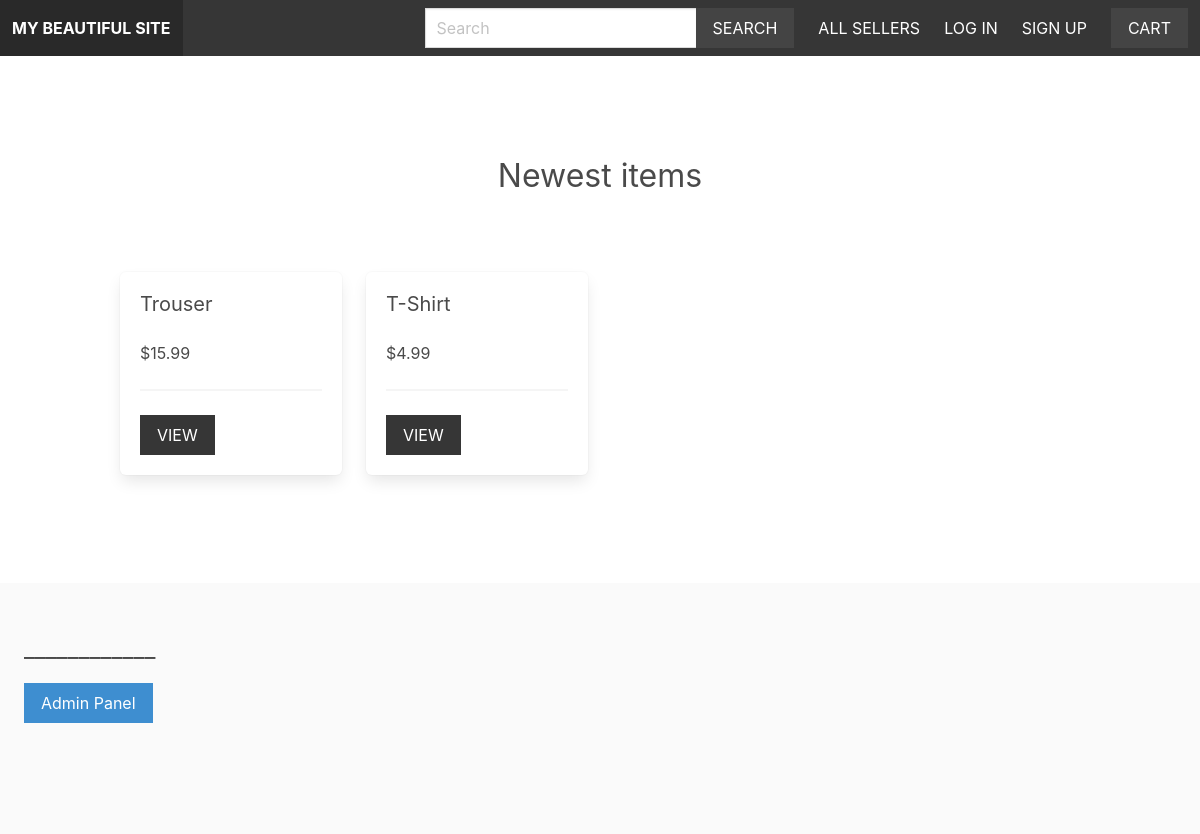
The page / on the database its author committed.
### u_online_shop/models.py (models this page shows, shortened)
class Product(models.Model):
    category = models.ForeignKey(Category, related_name='products', on_delete=models.CASCADE)
    seller = models.ForeignKey(Seller, related_name='products', on_delete=models.CASCADE)
    title = models.CharField(max_length=255)
    slug = models.SlugField(max_length=255)
    description = models.TextField(blank=True, null=True)
    price = models.DecimalField(max_digits=6, decimal_places=2)
    date_added = models.DateTimeField(auto_now_add=True)
    class Meta:
        ordering = ['-date_added']

### u_online_shop/views.py (the view)
# urls.py: path('', views.homepage, name='homepage'),
def homepage(request):
    newest_products = Product.objects.all()[0:7]
    return render(request, 'homepage.html', {'newest_products': newest_products})

### u_online_shop/cart.py (called while the page is built)
    def __len__(self):
        return sum(item['quantity'] for item in self.cart.values())

### u_online_shop/context_processors.py (called while the page is built)
def cart(request):
    return {'cart': Cart(request)}

### templates/homepage.html (shortened to what this page needs)
{% extends 'base.html' %}
{% block content %}
    <div class="columns is-multiline mb-6">
        <div class="column is-12 has-text-centered mt-6 mb-6">
            <h2 class="is-size-3">Newest items</h2>
        </div>
        {% for product in newest_products %}
            {% include 'list_item.html' %}
        {% endfor %}
    </div>
{% endblock %}

### templates/list_item.html
<div class="column is-3 item-list-item">
    <div class="box">
        <h2 class="subtitle">{{ product.title }}</h2>
        <h3 class="price is-size-6 mb-5">${{ product.price }}</h3>
        <hr>
        <a href="{% url 'product' product.category.slug product.slug %}" class="button is-dark is-uppercase">View</a>
    </div>
</div>

### static/styles/main.css (style rules this page uses)
.input, .button { border-radius: 0; }

### rows shown on the page
Product: title "Trouser", price "15.99"
Product: title "T-Shirt", price "4.99"
